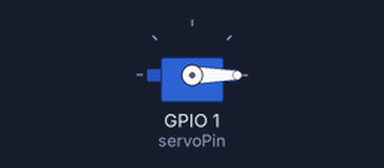
A sketch run on a simulated ESP32. Shown: servo.

Above: at 0.05 s.
At 1.5 s:
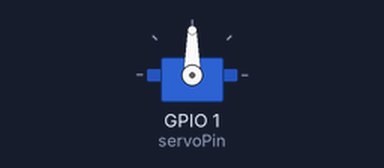
At 3.0 s:
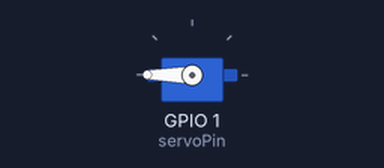
Timing chart, 0 to 6.9 s (numbered marks = the images above):
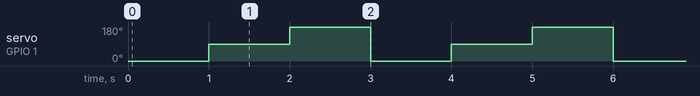

The sketch:

servo-test.ino
```cpp
#include <ESP32Servo.h>

Servo monServo;
int servoPin = 1; // Choisissez un GPIO libre

void setup() {
  // Nécessaire pour les ESP32
  ESP32PWM::allocateTimer(0);
  ESP32PWM::allocateTimer(1);
  ESP32PWM::allocateTimer(2);
  ESP32PWM::allocateTimer(3);

  monServo.setPeriodHertz(50); // Standard pour les servos
  monServo.attach(servoPin, 500, 2400); // Impulsions min/max
}

void loop() {
  monServo.write(0);   // Position 0 degrés
  delay(1000);
  monServo.write(90);  // Position 90 degrés
  delay(1000);
  monServo.write(180); // Position 180 degrés
  delay(1000);
}
```

Measured:
- by itself, servo on GPIO 1 (servoPin): repeats every 3.0 s: 180° 1.0 s, 0° 1.0 s, 90° 1.0 s
